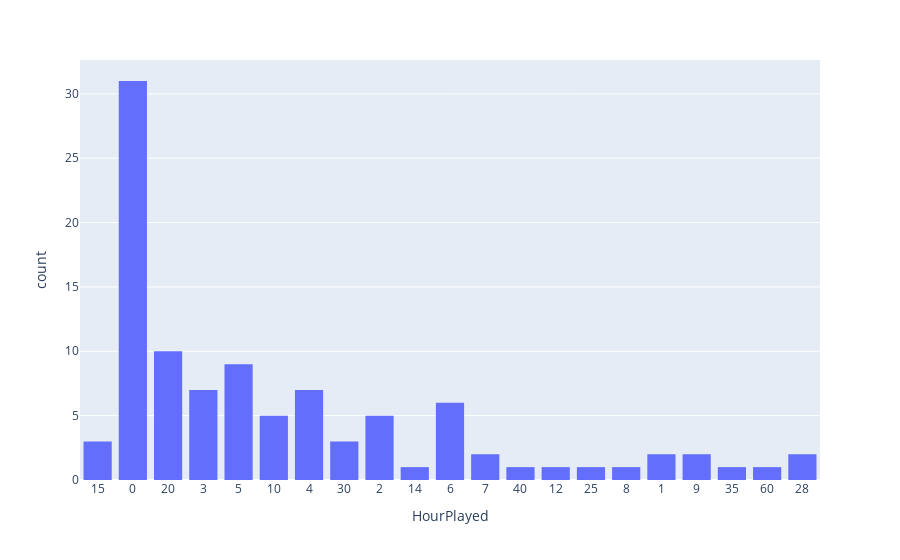

Write notebook code for a chart like this one.
### Code cell
hour_play = df.drop(df[df.HourPlayed == 0].index)
fig = px.histogram(hour_play, x='HourPlayed', nbins=60)
fig.show()

### Figure 1 — Plotly figure (JSON) as saved in the notebook; plotly's stock layout.template omitted (floating-point values rounded to 4 significant figures)
{"data": [{"alignmentgroup": "True", "bingroup": "x", "hovertemplate": "HourPlayed=%{x}<br>count=%{y}<extra></extra>", "legendgroup": "", "marker": {"color": "#636efa", "pattern": {"shape": ""}}, "name": "", "nbinsx": 60, "offsetgroup": "", "orientation": "v", "showlegend": false, "type": "histogram", "x": ["15", "0", "20", "20", "0", "0", "0", "3", "0", "5", "20", "5", "10", "0", "10", "5", "4", "5", "3", "0", "0", "30", "0", "2", "14", "5", "0", "30", "6", "0", "0", "3", "0", "7", "2", "0", "2", "40", "6", "12", "5", "5", "0", "15", "25", "20", "2", "0", "8", "0", "1", "4", "10", "20", "20", "0", "3", "3", "0", "0", "0", "20", "9", "6", "6", "3", "0", "0", "2", "0", "0", "0", "20", "4", "20", "0", "3", "0", "6", "35", "9", "1", "4", "4", "7", "0", "0", "6", "60", "4", "15", "5", "28", "10", "4", "10", "0", "5", "30", "28", "20"], "xaxis": "x", "yaxis": "y"}], "layout": {"barmode": "relative", "legend": {"tracegroupgap": 0}, "margin": {"t": 60}, "xaxis": {"anchor": "y", "domain": [0, 1], "title": {"text": "HourPlayed"}}, "yaxis": {"anchor": "x", "domain": [0, 1], "title": {"text": "count"}}}}
